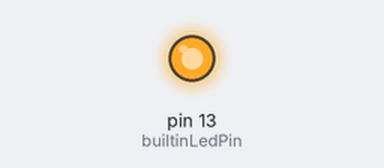
This sketch was run on a simulated Arduino Uno, built with avr-gcc and run on an emulated ATmega328P. Shown: output pins drawn as LEDs (lit = HIGH).

Above: at 0.2 s.
Timing chart, 0 to 1.7 s (numbered marks = the images above):
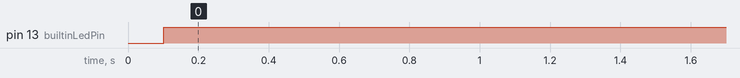

The sketch:

tmp.ino
```cpp
// Built-in LED turn-on and turn-off using acceleration with minimum delay 100 milliseconds for Arduino Uno

const int builtinLedPin = 13; // Built-in LED pin is always 13 on Arduino Uno
unsigned long previousMillis = 0; // Variable to store the last time the LED was turned on or off

void setup() {
  pinMode(builtinLedPin, OUTPUT); // Initialize the built-in LED pin as an output
}

void loop() {
  unsigned long currentMillis = millis(); // Get the current time in milliseconds

  // Turn on the built-in LED using acceleration with minimum delay 100 milliseconds
  if (currentMillis - previousMillis >= 100) {
    digitalWrite(builtinLedPin, HIGH); // Turn on the built-in LED
    previousMillis = currentMillis; // Update the last time the LED was turned on

    // Simulate some work or delay before turning off the LED
    delay(5000);

    // Turn off the built-in LED using acceleration with minimum delay 100 milliseconds
    if (currentMillis - previousMillis >= 100) {
      digitalWrite(builtinLedPin, LOW); // Turn off the built-in LED
      previousMillis = currentMillis; // Update the last time the LED was turned off
    }
  }

  // Keep the loop running forever
  delay(1);
}
```

Measured:
- by itself, pin 13 (builtinLedPin): LOW → HIGH at 0.10 s
